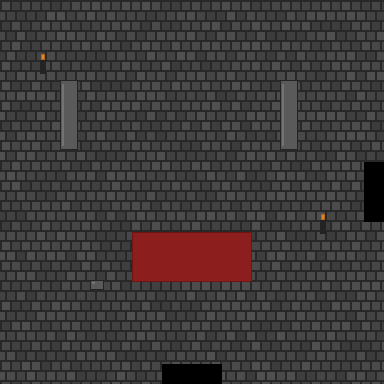
#> input picture assets/room1.png, 384 x 384 px
$ python degradation.py
#> lines starting #> are read from the running program, lines starting #| are printed output that depends on the picture
from PIL import Image
import math

img = Image.open("assets/room1.png")
#> img is the input picture: PIL image 384x384 RGB; mean R, G, B 62, 57.5, 57.5
pixels = img.load()
width, height = img.size
#> width = 384; height = 384

print(f"image chargée : {width}x{height}")
#| image chargée : 384x384


def vignette(image, center_x, center_y, radius, intensity=1.0, block_size=8):
    """
    Assombrit les pixels par BLOCS en fonction de la distance au centre.
    block_size = taille des blocs (8 = effet pixelisé)
    """
#> called with center_x = 192, center_y = 192, radius = 150, intensity = 1, block_size = 16
    img_copy = image.copy()
    pixels = img_copy.load()
    w, h = img_copy.size
#> w = 384; h = 384

    for y in range(h):
        for x in range(w):
            # Arrondir la position au bloc le plus proche
            bx = (x // block_size) * block_size + block_size // 2
            by = (y // block_size) * block_size + block_size // 2

            # Distance du BLOC au centre (pas du pixel)
            distance = math.sqrt((bx - center_x)**2 + (by - center_y)**2)

            # Facteur d'assombrissement
            if distance < radius:
                factor = (distance / radius) * intensity
            else:
                factor = intensity

            # Appliquer
            r, g, b = pixels[x, y][:3]
            r = int(r * (1 - factor))
            g = int(g * (1 - factor))
            b = int(b * (1 - factor))
            pixels[x, y] = (r, g, b)

    return img_copy

# Test avec blocs de 8 pixels
img_vignette = vignette(img, center_x=192, center_y=192, radius=150, intensity=1.0, block_size=16)
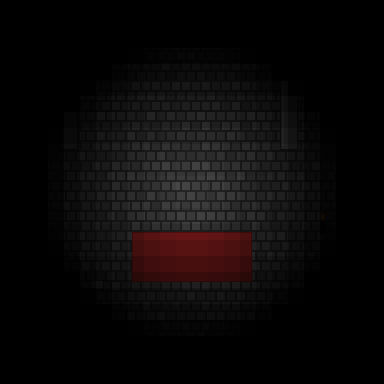
#> img_vignette: PIL image 384x384 RGB; mean R, G, B 10.9, 8.7, 8.7
img_vignette.save("assets/test_vignette.png")
print("✓ test_vignette.png créé")
